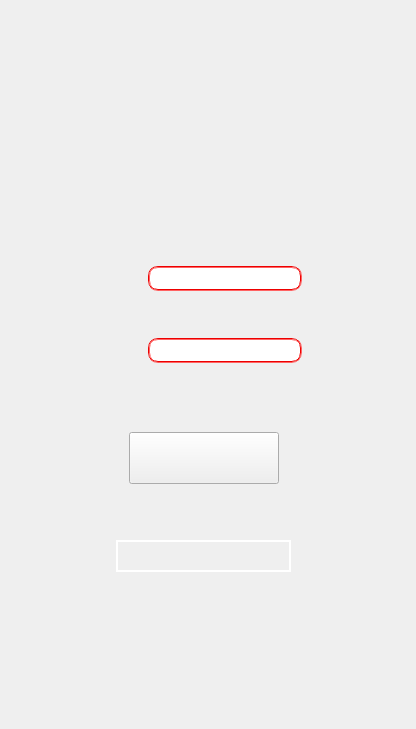
    <widget class="QWidget" name="Login">
     <widget class="QLabel" name="SingUpFond">
      <property name="geometry">
       <rect>
        <x>0</x>
        <y>0</y>
        <width>407</width>
        <height>720</height>
       </rect>
      </property>
      <property name="styleSheet">
       <string notr="true">background-image: url(:/Imagenes/SignUp.png);</string>
      </property>
      <property name="text">
       <string/>
      </property>
     </widget>
     <widget class="QPushButton" name="BtnLoginLg">
      <property name="geometry">
       <rect>
        <x>129</x>
        <y>432</y>
        <width>150</width>
        <height>52</height>
       </rect>
      </property>
      <property name="styleSheet">
       <string notr="true">background-image: url(:/Imagenes/btnLoginLg.png);


</string>
      </property>
      <property name="text">
       <string/>
      </property>
     </widget>
     <widget class="QPushButton" name="btnRegistrarLg">
      <property name="geometry">
       <rect>
        <x>116</x>
        <y>540</y>
        <width>175</width>
        <height>32</height>
       </rect>
      </property>
      <property name="styleSheet">
       <string notr="true">background-image: url(:/Imagenes/btnRegistrarLg.png);
border: 1.8px solid;
border-color: rgb(255, 255, 255);</string>
      </property>
      <property name="text">
       <string/>
      </property>
     </widget>
     <widget class="QLineEdit" name="NicknameLg">
      <property name="geometry">
       <rect>
        <x>148</x>
        <y>266</y>
        <width>154</width>
        <height>25</height>
       </rect>
      </property>
      <property name="font">
       <font>
        <family>Arial Rounded MT Bold</family>
        <pointsize>8</pointsize>
        <weight>50</weight>
        <bold>false</bold>
       </font>
      </property>
      <property name="layoutDirection">
       <enum>Qt::LeftToRight</enum>
      </property>
      <property name="autoFillBackground">
       <bool>false</bool>
      </property>
      <property name="styleSheet">
       <string notr="true">background-color: rgb(255, 255, 255);
border: 2px groove;
border-color: rgb(236, 0, 0);
border-radius: 10px;
</string>
      </property>
      <property name="text">
       <string/>
      </property>
     </widget>
     <widget class="QLineEdit" name="PasswordLg">
      <property name="geometry">
       <rect>
        <x>148</x>
        <y>338</y>
        <width>154</width>
        <height>25</height>
       </rect>
      </property>
      <property name="font">
       <font>
        <family>Arial Rounded MT Bold</family>
       </font>
      </property>
      <property name="styleSheet">
       <string notr="true">background-color: rgb(255, 255, 255);
border: 2px groove;
border-color: rgb(236, 0, 0);
border-radius: 10px;
</string>
      </property>
      <property name="text">
       <string/>
      </property>
      <property name="echoMode">
       <enum>QLineEdit::Password</enum>
      </property>
     </widget>
    </widget>
